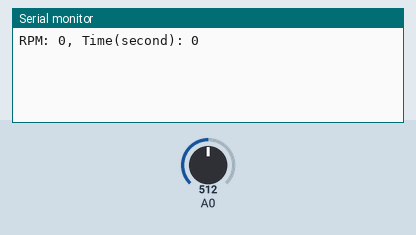
This sketch was run on a simulated Arduino Uno, built with avr-gcc and run on an emulated ATmega328P. Shown: the last lines printed to the serial monitor. The inputs (shaded band) are chosen by the test bench; at power-on: A0 = 512.

Above: at 1.2 s.
1.3 s: A0 set to 716
At 2.7 s:
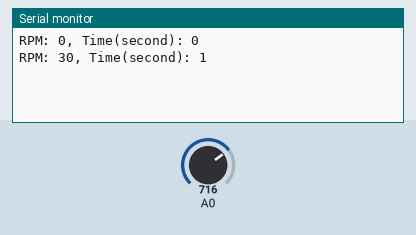
2.8 s: A0 set to 900
At 4.3 s:
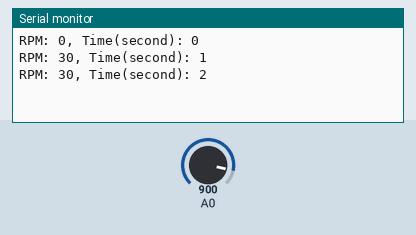
Timing chart, 0 to 5.8 s (numbered marks = the images above; inputs shaded):
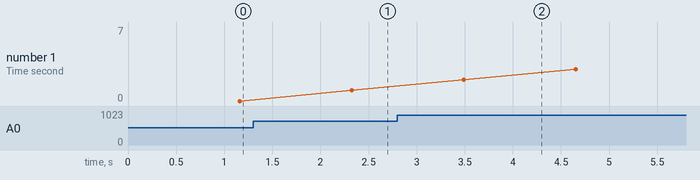

The sketch:

Arduino_rpm_sensor.ino
```cpp
int sec = 0;//開始からのミリ秒数
unsigned char tv[1000];//1秒間の計測値
int count=0;

void setup() {
  Serial.begin(9600) ;      // パソコン(ArduinoIDE)とシリアル通信の準備を行う
}

void loop() {
  int ans;
  ans = analogRead(0) ;              // アナログ０番ピンからセンサー値を読込む
  tv[count]  = map(ans,0,1023,0,255) ;     // センサー値を8bitに変換する

  if(count==999){ // countが999なら1秒経過したので計測結果をrpmで表示
    int hit = 0;
    int rpm = 0;

    // 1秒間の回転数を平均して算出する
    // 1秒間に何回刃先を検出したかをカウントしてrpmを算出
    // 2枚刃のエンドミルを前提として計算

    for (int i=1;i<1000;i++) {
      if ((tv[i] - tv[i-1])>2) {//電圧アップしたら刃先検出
        hit++;
      }
    }

    rpm = hit * 30;

    Serial.print("RPM: ");
    Serial.print(rpm);             // 値をパソコン(ＩＤＥ)に送る
    Serial.print(", Time(second): ");
    Serial.println(sec);

    sec++;
    count = 0; //カウントを初期化
  }else{
    count ++;
  }
  delayMicroseconds(997) ;                      // 1ミリ秒毎に繰り返す
}
```

Measured:
- after the input at 1.3 s, the serial monitor: prints a new line after 1.0 s (image 1)
- after the input at 2.8 s, the serial monitor: prints a new line after 0.69 s (image 2)
